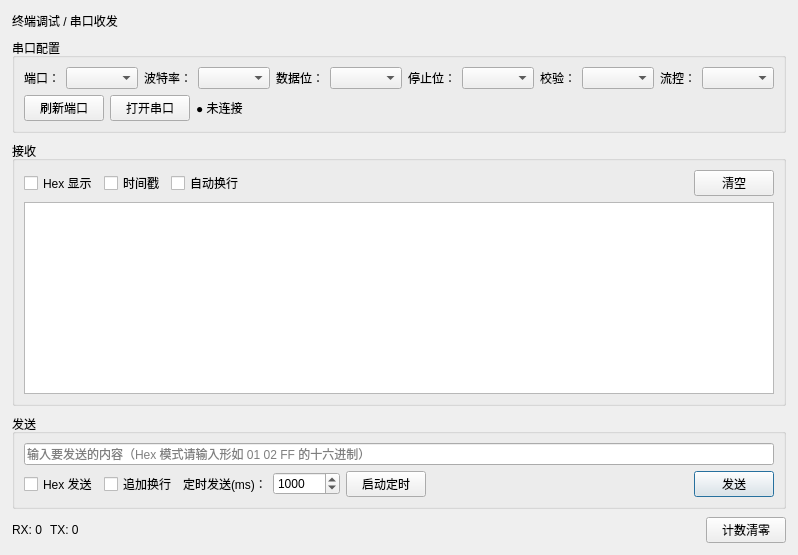
<?xml version="1.0" encoding="UTF-8"?>
<ui version="4.0">
 <class>TerminalPage</class>
 <widget class="QWidget" name="TerminalPage">
  <layout class="QVBoxLayout" name="rootLayout">
   <property name="spacing"><number>8</number></property>
   <property name="leftMargin"><number>12</number></property>
   <property name="topMargin"><number>12</number></property>
   <property name="rightMargin"><number>12</number></property>
   <property name="bottomMargin"><number>12</number></property>

   <!-- 标题 -->
   <item>
    <widget class="QLabel" name="titleLabel">
     <property name="text"><string>终端调试 / 串口收发</string></property>
    </widget>
   </item>

   <!-- 串口参数配置区 -->
   <item>
    <widget class="QGroupBox" name="configGroup">
     <property name="title"><string>串口配置</string></property>
     <layout class="QGridLayout" name="configLayout" columnstretch="0,1,0,1,0,1,0,1,0,1,0,0">
      <item row="0" column="0"><widget class="QLabel" name="portNameLabel"><property name="text"><string>端口：</string></property></widget></item>
      <item row="0" column="1"><widget class="QComboBox" name="portNameCombo"/></item>
      <item row="0" column="2"><widget class="QLabel" name="baudLabel"><property name="text"><string>波特率：</string></property></widget></item>
      <item row="0" column="3"><widget class="QComboBox" name="baudCombo"/></item>
      <item row="0" column="4"><widget class="QLabel" name="dataBitsLabel"><property name="text"><string>数据位：</string></property></widget></item>
      <item row="0" column="5"><widget class="QComboBox" name="dataBitsCombo"/></item>
      <item row="0" column="6"><widget class="QLabel" name="stopBitsLabel"><property name="text"><string>停止位：</string></property></widget></item>
      <item row="0" column="7"><widget class="QComboBox" name="stopBitsCombo"/></item>
      <item row="0" column="8"><widget class="QLabel" name="parityLabel"><property name="text"><string>校验：</string></property></widget></item>
      <item row="0" column="9"><widget class="QComboBox" name="parityCombo"/></item>
      <item row="0" column="10"><widget class="QLabel" name="flowLabel"><property name="text"><string>流控：</string></property></widget></item>
      <item row="0" column="11"><widget class="QComboBox" name="flowCombo"/></item>
      <item row="1" column="0" colspan="12">
       <layout class="QHBoxLayout" name="configBtnLayout">
        <item><widget class="QPushButton" name="refreshPortsButton"><property name="text"><string>刷新端口</string></property></widget></item>
        <item><widget class="QPushButton" name="openPortButton"><property name="text"><string>打开串口</string></property></widget></item>
        <item><widget class="QLabel" name="connStatusLabel"><property name="text"><string>● 未连接</string></property></widget></item>
        <item><spacer name="configSpacer"><property name="orientation"><enum>Qt::Horizontal</enum></property><property name="sizeHint" stdset="0"><size><width>40</width><height>20</height></size></property></spacer></item>
       </layout>
      </item>
     </layout>
    </widget>
   </item>

   <!-- 接收区 -->
   <item>
    <widget class="QGroupBox" name="recvGroup">
     <property name="title"><string>接收</string></property>
     <layout class="QVBoxLayout" name="recvLayout">
      <item>
       <layout class="QHBoxLayout" name="recvToolbar">
        <item><widget class="QCheckBox" name="recvHexCheck"><property name="text"><string>Hex 显示</string></property></widget></item>
        <item><widget class="QCheckBox" name="recvTimestampCheck"><property name="text"><string>时间戳</string></property></widget></item>
        <item><widget class="QCheckBox" name="recvAutoNewlineCheck"><property name="text"><string>自动换行</string></property></widget></item>
        <item><spacer name="recvToolbarSpacer"><property name="orientation"><enum>Qt::Horizontal</enum></property><property name="sizeHint" stdset="0"><size><width>40</width><height>20</height></size></property></spacer></item>
        <item><widget class="QPushButton" name="recvClearButton"><property name="text"><string>清空</string></property></widget></item>
       </layout>
      </item>
      <item>
       <widget class="QTextEdit" name="recvTextEdit">
        <property name="readOnly"><bool>true</bool></property>
       </widget>
      </item>
     </layout>
    </widget>
   </item>

   <!-- 发送区 -->
   <item>
    <widget class="QGroupBox" name="sendGroup">
     <property name="title"><string>发送</string></property>
     <layout class="QVBoxLayout" name="sendLayout">
      <item>
       <widget class="QLineEdit" name="sendLineEdit">
        <property name="placeholderText"><string>输入要发送的内容（Hex 模式请输入形如 01 02 FF 的十六进制）</string></property>
       </widget>
      </item>
      <item>
       <layout class="QHBoxLayout" name="sendToolbar">
        <item><widget class="QCheckBox" name="sendHexCheck"><property name="text"><string>Hex 发送</string></property></widget></item>
        <item><widget class="QCheckBox" name="sendNewlineCheck"><property name="text"><string>追加换行</string></property></widget></item>
        <item><widget class="QLabel" name="timerLabel"><property name="text"><string>定时发送(ms)：</string></property></widget></item>
        <item><widget class="QSpinBox" name="timerIntervalSpin"><property name="minimum"><number>10</number></property><property name="maximum"><number>600000</number></property><property name="value"><number>1000</number></property></widget></item>
        <item><widget class="QPushButton" name="timerToggleButton"><property name="text"><string>启动定时</string></property><property name="checkable"><bool>true</bool></property></widget></item>
        <item><spacer name="sendToolbarSpacer"><property name="orientation"><enum>Qt::Horizontal</enum></property><property name="sizeHint" stdset="0"><size><width>40</width><height>20</height></size></property></spacer></item>
        <item><widget class="QPushButton" name="sendButton"><property name="text"><string>发送</string></property><property name="default"><bool>true</bool></property></widget></item>
       </layout>
      </item>
     </layout>
    </widget>
   </item>

   <!-- 状态统计区 -->
   <item>
    <layout class="QHBoxLayout" name="statusLayout">
     <item><widget class="QLabel" name="rxCountLabel"><property name="text"><string>RX: 0</string></property></widget></item>
     <item><widget class="QLabel" name="txCountLabel"><property name="text"><string>TX: 0</string></property></widget></item>
     <item><spacer name="statusSpacer"><property name="orientation"><enum>Qt::Horizontal</enum></property><property name="sizeHint" stdset="0"><size><width>40</width><height>20</height></size></property></spacer></item>
     <item><widget class="QPushButton" name="resetCountButton"><property name="text"><string>计数清零</string></property></widget></item>
    </layout>
   </item>
  </layout>
 </widget>
 <resources/>
 <connections/>
</ui>
